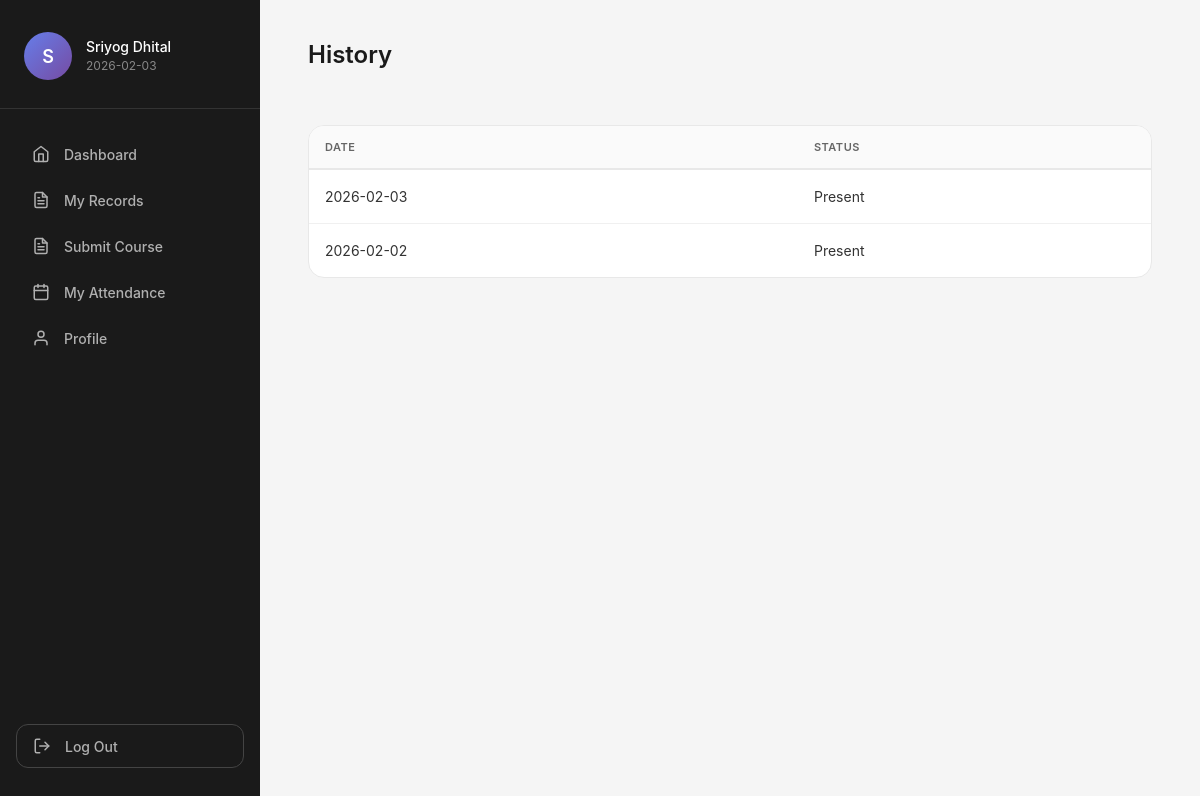
/public/userAttendance.php (signed in), run on the app's committed database.
### tables this page shows
CREATE TABLE `attendance` (
  `studentId` int(11) NOT NULL,
  `attendance_date` date NOT NULL DEFAULT curdate()
);

### public/userAttendance.php (the view, shortened to what this page needs)
<?php
    include "../config/db.php";
    $id = $_SESSION['studentId'] ?? 0;
    $stmt = $pdo->prepare("SELECT * FROM attendance WHERE studentId = ? ORDER BY attendance_date DESC");
    $stmt->execute([$id]);
    $result = $stmt->fetchAll(PDO::FETCH_ASSOC);
?>
<!DOCTYPE html>
<html>
<head>
    <link rel="stylesheet" type="text/css" href="../assets/css/home.css">
    <link rel="stylesheet" type="text/css" href="../assets/css/header.css">
    <link rel="stylesheet" type="text/css" href="../assets/css/userCourse.css">
</head>
<body>
    <section class="dashboard">
        <?php include "../includes/userHeader.php" ?>
        <main class="main-right">
            <p class="home-welcome">History</p>
            <table class="table">
                <tr>
                    <th>Date</th><th>Status</th>
                </tr>
                <?php foreach ($result as $row) { ?>
                    <tr>
                        <td><?php echo htmlspecialchars($row['attendance_date']) ?></td>
                        <td>Present</td>
                    </tr>
                <?php } ?>
            </table>
        </main>
    </section>
</body>
</html>

### assets/css/home.css (style rules this page uses)
* { margin: 0; padding: 0; box-sizing: border-box; }
body { font-family: -apple-system, BlinkMacSystemFont, 'Segoe UI', Roboto, 'Helvetica Neue', Arial, sans-serif; background: #f5f5f5; color: #1a1a1a; }
.dashboard { display: flex; min-height: 100vh; }
.main-right { flex: 1; padding: 40px 48px; margin-left: 260px; display: flex; flex-direction: column; }
.home-welcome { font-size: 24px; font-weight: 600; color: #1a1a1a; margin-bottom: 32px; }

### assets/css/userCourse.css (style rules this page uses)
.table { width: 100%; border-collapse: separate; border-spacing: 0; background: #fff; border: 1px solid #e8e8e8; border-radius: 16px; margin-top: 24px; overflow: hidden; }
.table th { text-align: left; padding: 14px 16px; font-size: 11px; font-weight: 600; text-transform: uppercase; letter-spacing: 0.5px; color: #666; border-bottom: 2px solid #e8e8e8; background: #fafafa; }
.table td { padding: 18px 16px; font-size: 14px; color: #333; border-bottom: 1px solid #f0f0f0; }
.table tr:last-child td { border-bottom: none; }

### data on the page
attendance: attendance_date "2026-02-03"
attendance: attendance_date "2026-02-02"

### other printed values
substr($_SESSION['name'] ?? 'U', 0, 1) "S"
$_SESSION['name'] "Sriyog Dhital"
